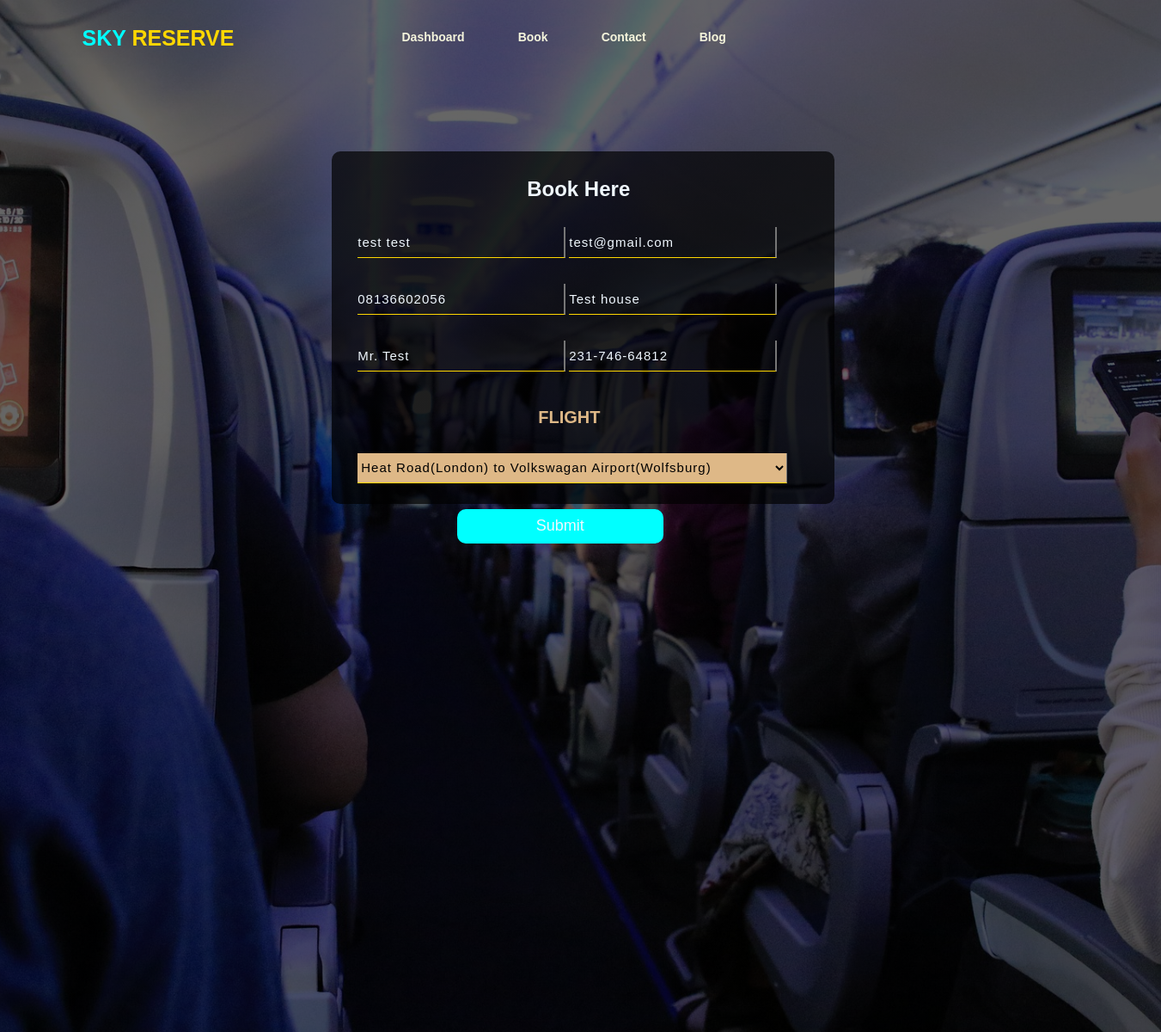
Page /flight/book/2/ (signed in) on the committed database.
### dashboard/models.py (models this page shows, shortened)
class Passenger(models.Model):
    user = models.OneToOneField(User, on_delete=models.CASCADE, blank=True, null=True, related_name='users')
    full_name = models.CharField(max_length=260, null=True)
    email = models.CharField(max_length=260, null=True)
    phone_number = models.CharField(max_length=260, null=True)
    address = models.CharField(max_length=350, null=True)
    next_of_kin = models.CharField(max_length=260, null=True)
    next_of_kin_number = models.CharField(max_length=260, null=True)
    profile_pic = models.ImageField(null=True, blank=True)
    flight = models.ForeignKey(Flight, on_delete=models.CASCADE, null=True, related_name='passenger')

### dashboard/views.py (the view)
# urls.py: path('book/<str:pk>/', views.update_passenger, name='update_passenger'),
@login_required(login_url='home')
def update_passenger(request, pk):
    passenger = Passenger.objects.get(id=pk)
    form = BookForm(instance=passenger)
    if request.method == 'POST':
        form = BookForm(request.POST, instance=passenger)
        if form.is_valid():
            form.save()
        return HttpResponseRedirect(reverse('flight'))
    context = {'form':form}
    return render(request, 'book.html', context)

### user/forms.py
class BookForm(forms.ModelForm):
    class Meta:
        model = Passenger
        fields = '__all__'
        widgets = {
            'full_name':forms.TextInput(attrs={'class': 'inn', 'placeholder':'Full Name'}),
            'email':forms.TextInput(attrs={'class': 'inn', 'placeholder':'Email'}),
            'phone_number':forms.TextInput(attrs={'class': 'inn', 'placeholder':'Phone No'}),
            'address':forms.TextInput(attrs={'class': 'inn', 'placeholder':'Address'}),
            'next_of_kin':forms.TextInput(attrs={'class': 'inn', 'placeholder':'Next of Kin'}),
            'next_of_kin_number':forms.TextInput(attrs={'class': 'inn', 'placeholder':'Next of Kin Number'}),
            'flight': forms.Select(attrs={'class': 'opt'})
        }
    '''full_name = forms.CharField(max_length=150)
    email = forms.EmailField()
    phone_number = forms.CharField(max_length=150)
    address = forms.CharField(max_length=150)
    next_of_kin = forms.CharField(max_length=150)
    next_of_kin_number = forms.CharField(max_length=150)
    flight = forms.CharField(widget=forms.Select)'''

### dashboard/models.py (called while the page is built)
    def __str__(self):
        return f'{self.name}({self.city})'

    def __str__(self):
        return f'{self.origin} to {self.destination}'

### templates/book.html (shortened to what this page needs)
{% extends 'base.html' %}
{% block body %}
<div class="register_main">
    <div class="navbar">
        <div class="icon">
            <h2 class="logo"><a href="">SKY <span style="color: gold;">RESERVE</a></span></h2>
        </div>
        <div class="menu">
            <ul>
                <li><a href="{% url 'flight' %}">Dashboard</a></li>
                <li><a href="{% url 'book' %}">Book</a></li>
                <li><a href="{% url 'contact' %}">Contact</a></li>
                <li><a href="{% url 'blog' %}">Blog</a></li>
            </ul>
        </div>
        <div class="forms">
            <h2>Book Here</h2>
            <form action="" method="POST" name="form">
                {{form.full_name}}
                {{form.email}}
                {{form.phone_number}}
                {{form.address}}
                {{form.next_of_kin}}
                {{form.next_of_kin_number}}
                <p class="flight" >FLIGHT</p>
                {{form.flight}}
                <button class="btnn" type="submit" style="margin-left: 22%;">Submit</button>
            </form>
</div>
{% endblock body %}

### static/CSS/style.css (style rules this page uses)
* { margin: 0; padding: 0; }
.navbar { width: 1200px; height: 85px; margin: auto; }
.icon { width: 300px; float: left; height: 70px; }
.logo { color: aqua; font-size: 25px; font-family: sans-serif; float: left; padding-left: 20px; padding-right: 25px; padding-top: 30px; }
.logo a { text-decoration: none; color: aqua; }
.menu { width: 500px; height: 70px; float: left; padding-left: 30px; }
ul { float: left; display: flex; justify-content: center; align-items: center; }
ul li { list-style-type: none; margin-left: 62px; margin-top: 35px; font-size: 14px; }
ul li a { text-decoration: none; color: beige; font-family: Verdana, Geneva, Tahoma, sans-serif; font-weight: bold; transition: 0.4s ease-in-out; }
::placeholder { color: burlywood; font-family: Impact, Haettenschweiler, 'Arial Narrow Bold', sans-serif; }
.forms { width: 525px; height: 350px; background: linear-gradient(rgba(0,0,0,0.7)50%, rgba(0,0,0,0.7)50%); position: absolute; border-radius: 10px; padding: 30px; margin-top: 13%; margin-left: 23%; float: left; }
.forms h2 { width: 220px; font-family: 'Gill Sans', 'Gill Sans MT', Calibri, 'Trebuchet MS', sans-serif; text-align: center; color: aliceblue; margin-left: 28%; }
.forms .inn { width: 240px; height: 35px; background: transparent; border-bottom: 1px solid gold; border-top: none; border-left: none; color: aliceblue; font-size: 15px; letter-spacing: 1px; margin-top: 30px; font-family: 'Trebuchet MS', 'Lucida Sans Unicode', 'Lucida Grande', 'Lucida Sans', Arial, sans-serif; }
.forms .opt { width: 500px; height: 35px; border-bottom: 1px solid gold; border-top: none; border-left: none; background-color: burlywood; font-size: 15px; letter-spacing: 1px; margin-top: 30px; font-family: 'Trebuchet MS', 'Lucida Sans Unicode', 'Lucida Grande', 'Lucida Sans', Arial, sans-serif; }
.btnn { width: 240px; height: 40px; background: aqua; border: none; margin-top: 30px; font-size: 18px; border-radius: 10px; cursor: pointer; color: aliceblue; }

### static/CSS/style2.css (style rules this page uses)
.register_main { width: 100%; background: linear-gradient(to top, rgba(0,0,0,0.6)50%, rgba(0,0,0,0.6)50%), url('../images/flight3.jpg'); background-position: center; background-size: cover; height: 150vh; overflow: hidden; overflow-y: auto; }
::placeholder { color: burlywood; font-family: Impact, Haettenschweiler, 'Arial Narrow Bold', sans-serif; }
.flight { color: burlywood; font-size: 20px; font-family: 'Lucida Sans', 'Lucida Sans Regular', 'Lucida Grande', 'Lucida Sans Unicode', Geneva, Verdana, sans-serif; margin-left: 40%; margin-top: 8%; font-weight: bold; }

### rows in the picture
Passenger: full_name "test test", email "test@gmail.com", phone_number "08136602056", address "Test house", next_of_kin "Mr. Test", next_of_kin_number "231-746-64812", flight "Heat Road(London) to Volkswagan Airport(Wolfsburg)"
